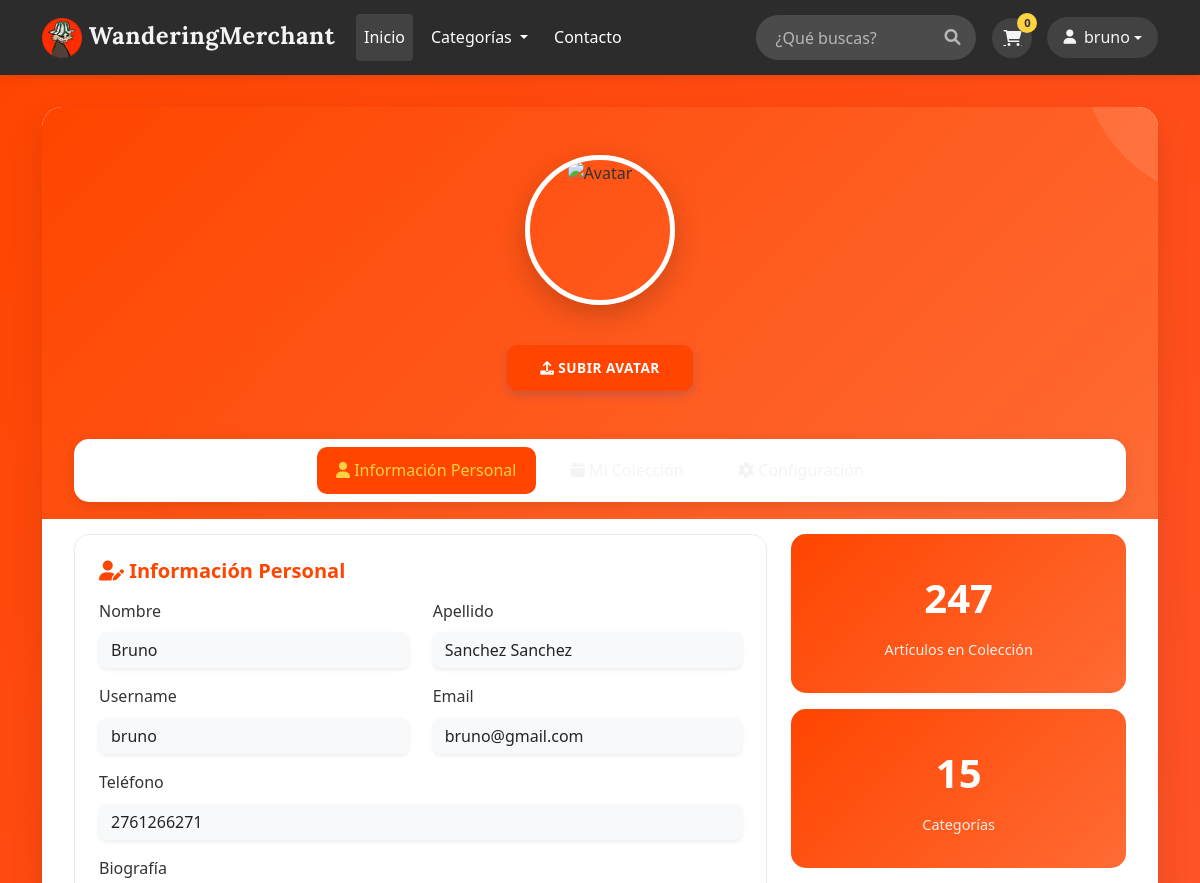
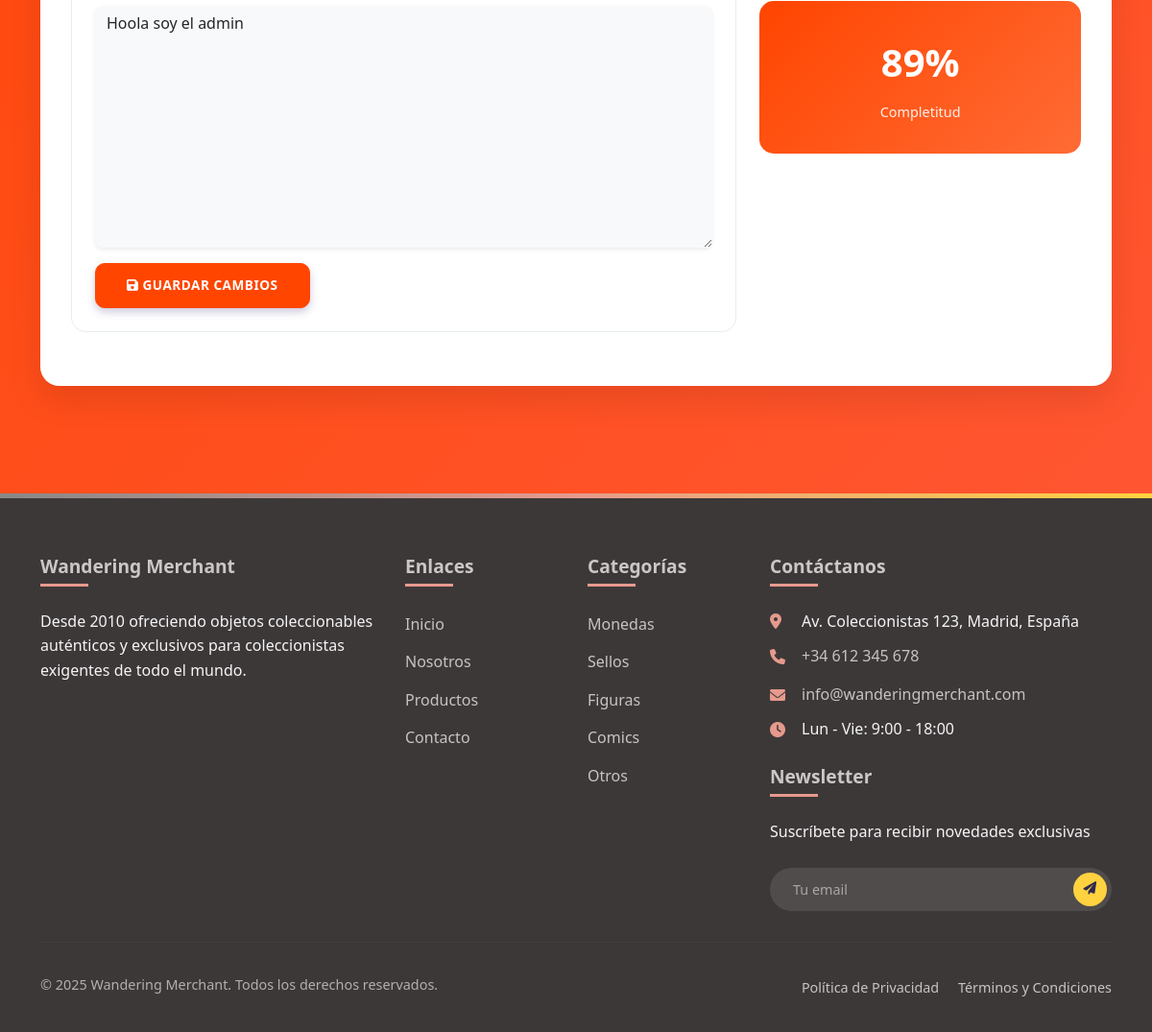
The page /perfil/ (signed in) on the database its author committed (2 pictures, top to bottom).
### usuarios/models.py (models this page shows, shortened)
class UsuarioPersonalizado(AbstractUser):
    ROLES = (
        ('usuario', 'Usuario'),
        ('vendedor', 'Vendedor'),
        ('admin', 'Administrador'),
    )
    rol = models.CharField(max_length=10, choices=ROLES, default='usuario')
    telefono = models.CharField(max_length=20, blank=True, null=True)
    biografia = models.TextField(blank=True, null=True)
    avatar = CloudinaryField('avatar', blank=True, null=True)

### usuarios/views.py (the view)
# urls.py: path('perfil/', views.perfil, name='perfil'),
@login_required
def perfil(request):
    usuario = request.user
    if request.method == 'POST':
        form = PerfilUsuarioForm(request.POST, request.FILES, instance=usuario)
        if form.is_valid():
            form.save()
            return redirect('perfil')
    else:
        form = PerfilUsuarioForm(instance=usuario)
    return render(request, 'perfil.html', {
        'form': form,
        'usuario': usuario
    })

### usuarios/templates/perfil.html (shortened to what this page needs)
{% extends 'base.html' %}
{% load static %}
{% block extra_css %}
<link href="https://cdnjs.cloudflare.com/ajax/libs/font-awesome/6.0.0/css/all.min.css" rel="stylesheet">
{% endblock %}
{% block content %}
<div class="container">
    <div class="profile-container">
        <div class="profile-header">
            <div class="container">
                <div class="profile-avatar text-center">
                    <form method="post" enctype="multipart/form-data" action="{% url 'perfil' %}">
                        <div class="avatar-container" onclick="document.getElementById('id_avatar').click()">
                            <img src="{% if usuario.avatar %}{{ usuario.avatar.url }}{% endif %}"
                                alt="Avatar" class="avatar-img" id="avatar-preview">
                        </div>
                            <button type="submit" class="btn btn-sm btn-primary mt-2">
                                <i class="fas fa-upload"></i> Subir Avatar
                            </button>
                    </form>
                </div>
            </div>
        </div>
        <div class="profile-body">
            <div class="profile-nav">
                <ul class="nav nav-pills justify-content-center" id="profile-tabs">
                    <li class="nav-item">
                        <button class="nav-link active" data-bs-toggle="pill" data-bs-target="#info-tab">
                            <i class="fas fa-user"></i> Información Personal
                        </button>
                    </li>
                    <li class="nav-item">
                        <button class="nav-link" data-bs-toggle="pill" data-bs-target="#collection-tab">
                            <i class="fas fa-box"></i> Mi Colección
                        </button>
                    </li>
                    <li class="nav-item">
                        <button class="nav-link" data-bs-toggle="pill" data-bs-target="#settings-tab">
                            <i class="fas fa-cog"></i> Configuración
                        </button>
                    </li>
                </ul>
            </div>
            <div class="content-section">
                <div class="tab-content" id="profile-tab-content">
                    <div class="tab-pane fade show active" id="info-tab">
                        <div class="row">
                            <div class="col-lg-8">
                                <div class="info-card">
                                    <h5><i class="fas fa-user-edit"></i> Información Personal</h5>
                                    <form method="post" action="{% url 'perfil' %}" id="info-form">
                                        <div class="row mb-3">
                                            <div class="col-md-6">
                                                <label for="{{ form.first_name.id_for_label }}" class="form-label">Nombre</label>
                                                {{ form.first_name }}
                                            </div>
                                            <div class="col-md-6">
                                                <label for="{{ form.last_name.id_for_label }}" class="form-label">Apellido</label>
                                                {{ form.last_name }}
                                            </div>
                                        </div>
                                        <div class="row mb-3">
                                            <div class="col-md-6">
                                                <label for="{{ form.username.id_for_label }}" class="form-label">Username</label>
                                                {{ form.username }}
                                            </div>
                                            <div class="col-md-6">
                                                <label for="{{ form.email.id_for_label }}" class="form-label">Email</label>
                                                {{ form.email }}
                                            </div>
                                        </div>
                                        <div class="mb-3">
                                            <label for="{{ form.telefono.id_for_label }}" class="form-label">Teléfono</label>
                                            {{ form.telefono }}
                                        </div>
                                        <div class="mb-3">
                                            <label for="{{ form.biografia.id_for_label }}" class="form-label">Biografía</label>
                                            {{ form.biografia }}
                                        </div>
                                        <button type="submit" class="btn btn-primary">
                                            <i class="fas fa-save"></i> Guardar Cambios
                                        </button>
                                    </form>
                                </div>
                            </div>
                            <div class="col-lg-4">
                                <div class="stats-card">
                                    <div class="stats-number">247</div>
                                    <div class="stats-label">Artículos en Colección</div>
                                </div>
                                <div class="stats-card">
                                    <div class="stats-number">15</div>
                                    <div class="stats-label">Categorías</div>
                                </div>
                                <div class="stats-card">
                                    <div class="stats-number">89%</div>
                                    <div class="stats-label">Completitud</div>
                                </div>
                            </div>
                        </div>
                    </div>
                </div>
            </div>
        </div>
    </div>
</div>
{% endblock %}

### templates/base.html (shortened to what this page needs)
{% load static %}
<!DOCTYPE html>
<html lang="es">
<head>
    <link href="https://cdn.jsdelivr.net/npm/bootstrap@5.3.0/dist/css/bootstrap.min.css" rel="stylesheet">
    <link rel="stylesheet" href="https://cdnjs.cloudflare.com/ajax/libs/font-awesome/6.4.0/css/all.min.css">
    {% block extra_css %}{% endblock %}
</head>
<body>
    <header>
        <nav class="navbar navbar-expand-lg">
            <div class="container">
                <a class="navbar-brand" href="{% url 'home' %}">
                    <img src="{% static 'images/nuevo_icono.png' %}" alt="Wandering Merchant" height="40"> WanderingMerchant
                </a>
                <div class="collapse navbar-collapse" id="navbarNav">
                    <ul class="navbar-nav me-auto">
                        <li class="nav-item">
                            <a class="nav-link active" href="{% url 'home' %}">Inicio</a>
                        </li>
                        <li class="nav-item dropdown">
                            <a class="nav-link dropdown-toggle" href="#" id="categoriesDropdown" role="button" data-bs-toggle="dropdown" aria-expanded="false">
                                Categorías
                            </a>
                        </li>
                        <li class="nav-item">
                            <a class="nav-link" href="{% url 'contactos' %}">Contacto</a>
                        </li>
                    </ul>
                    <div class="d-flex align-items-center">
                        <form class="search-form me-3" action="{% url 'busqueda' %}" method="get">
                            <input class="form-control" type="search" placeholder="¿Qué buscas?" aria-label="Search" name="q">
                            <button class="search-btn" type="submit"><i class="fas fa-search"></i></button>
                        </form>
                        <a href="{% url 'ver_carrito' %}" class="cart-btn">
                            <i class="fas fa-shopping-cart"></i>
                            <span class="cart-badge">
                                {{ cart_count|default:"0" }}
                            </span>
                        </a>
                        {% if user.is_authenticated %}
                        <div class="dropdown user-dropdown">
                            <button class="dropdown-toggle" type="button" id="userDropdown" data-bs-toggle="dropdown" aria-expanded="false">
                                <i class="fas fa-user"></i>{{ user.username }}
                            </button>
                        </div>
                        {% else %}
                        <a href="{% url 'login' %}" class="btn btn-primary"><i class="fa-solid fa-circle-user fa-2x"></i></a>
                        {% endif %}
                    </div>
                </div>
            </div>
        </nav>
    </header>
    <main>
        {% block content %}{% endblock %}
    </main>
    <footer class="footer">
        <div class="container">
            <div class="row">
                <div class="col-lg-4 mb-5 mb-lg-0">
                    <h5>Wandering Merchant</h5>
                    <p class="mb-4">Desde 2010 ofreciendo objetos coleccionables auténticos y exclusivos para coleccionistas exigentes de todo el mundo.</p>
                </div>
                <div class="col-lg-2 col-md-6 mb-5 mb-md-0">
                    <h5>Enlaces</h5>
                    <ul class="list-unstyled">
                        <li class="mb-2"><a href="{% url 'home' %}" class="footer-link">Inicio</a></li>
                        <li class="mb-2"><a href="{% url 'nosotros' %}" class="footer-link">Nosotros</a></li>
                        <li class="mb-2"><a href="{% url 'lista_coleccionables' %}" class="footer-link">Productos</a></li>
                        <li class="mb-2"><a href="{% url 'contactos' %}" class="footer-link">Contacto</a></li>
                    </ul>
                </div>
                <div class="col-lg-2 col-md-6">
                    <h5>Categorías</h5>
                <ul class="list-unstyled">
                    <li class="mb-2"><a href="{% url 'categoria' slug='monedas' %}" class="footer-link">Monedas</a></li>
                    <li class="mb-2"><a href="{% url 'categoria' slug='sellos' %}" class="footer-link">Sellos</a></li>
                    <li class="mb-2"><a href="{% url 'categoria' slug='figuras' %}" class="footer-link">Figuras</a></li>
                    <li class="mb-2"><a href="{% url 'categoria' slug='comics' %}" class="footer-link">Comics</a></li>
                    <li class="mb-2"><a href="{% url 'categorias' %}" class="footer-link">Otros</a></li>
                </ul>
                </div>
                <div class="col-lg-4">
                    <h5>Contáctanos</h5>
                    <address class="mb-4">
                        <p class="mb-2"><i class="fas fa-map-marker-alt me-2"></i>Av. Coleccionistas 123, Madrid, España</p>
                        <p class="mb-2"><i class="fas fa-phone me-2"></i><a href="tel:+123456789" class="footer-link">+34 612 345 678</a></p>
                        <p class="mb-2"><i class="fas fa-envelope me-2"></i><a href="mailto:info@wanderingmerchant.com" class="footer-link">info@wanderingmerchant.com</a></p>
                        <p class="mb-2"><i class="fas fa-clock me-2"></i>Lun - Vie: 9:00 - 18:00</p>
                    </address>
                    <h5>Newsletter</h5>
                    <p class="mb-2">Suscríbete para recibir novedades exclusivas</p>
                    <form action="{% url 'lista_coleccionables' %}" method="post" class="subscribe-form">
                        <input type="email" name="email" class="form-control" placeholder="Tu email" required>
                        <button type="submit" class="btn"><i class="fas fa-paper-plane"></i></button>
                    </form>
                </div>
            </div>
            <hr>
            <div class="row footer-bottom">
    <div class="col-md-6 text-center text-md-start">
        <p class="mb-0">&copy; 2025 Wandering Merchant. Todos los derechos reservados.</p>
    </div>
    <div class="col-md-6 text-center text-md-end">
        <a href="{% url 'politica_privacidad' %}" class="footer-link me-3">Política de Privacidad</a>
        <a href="{% url 'terminos_condiciones' %}" class="footer-link">Términos y Condiciones</a>
    </div>
</div>
        </div>
    </footer>
</body>
</html>

### rows shown on the page
UsuarioPersonalizado: username "bruno", first_name "Bruno", last_name "Sanchez Sanchez", email "bruno@gmail.com", telefono "2761266271", biografia "Hoola soy el admin"

### other values the page prints
{{ cart_count|default:"0" }} "0"
